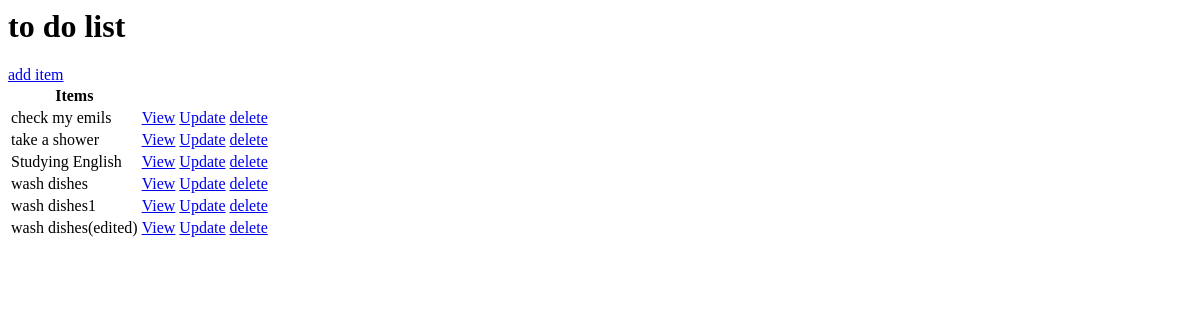
Before: / with the older database file.
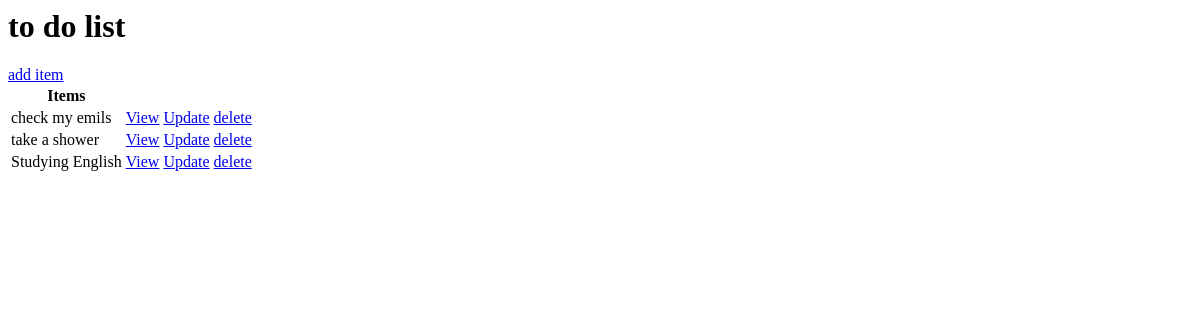
After: the same page with the newer database file.
### base/models.py (models this page shows, shortened)
class Task(models.Model):
    user = models.ForeignKey(User, on_delete=models.CASCADE, null=True, blank=True)
    title = models.CharField(max_length=200)
    description = models.TextField(null=True, blank=True)
    complete = models.BooleanField(default=False)
    created = models.DateTimeField(auto_now_add=True)
    class Meta:
        ordering = ['complete',]

### base/views.py (the view)
# urls.py: path('', views.TaskListView.as_view(), name='tasks'),
class TaskListView(generic.ListView):
    model = Task
    template_name = 'base/task_list.html'
    context_object_name = 'tasks'

### base/templates/base/task_list.html
<h1>to do list</h1>
<a href="{% url 'task_create' %}">add item</a>
<table>
    <tr>
        <th>Items</th>
        <th></th>
        <th></th>
        <th></th>
    </tr>
    {% for task in tasks %}
    <tr>
        <td>{{task.title}}</td>
        <td><a href="{% url 'task' task.id %}">View</a></td>
        <td><a href="{% url 'task_update' task.id %}">Update</a></td>
        <td><a href="{% url 'task_delete' task.id %}">delete</a></td>
    </tr>
    {% empty %}
        <h3> no items in list</h3>
    {% endfor %}
</table>

Changed rows visible on the page:
removed Task: title "wash dishes"
removed Task: title "wash dishes1"
removed Task: title "wash dishes(edited)"
